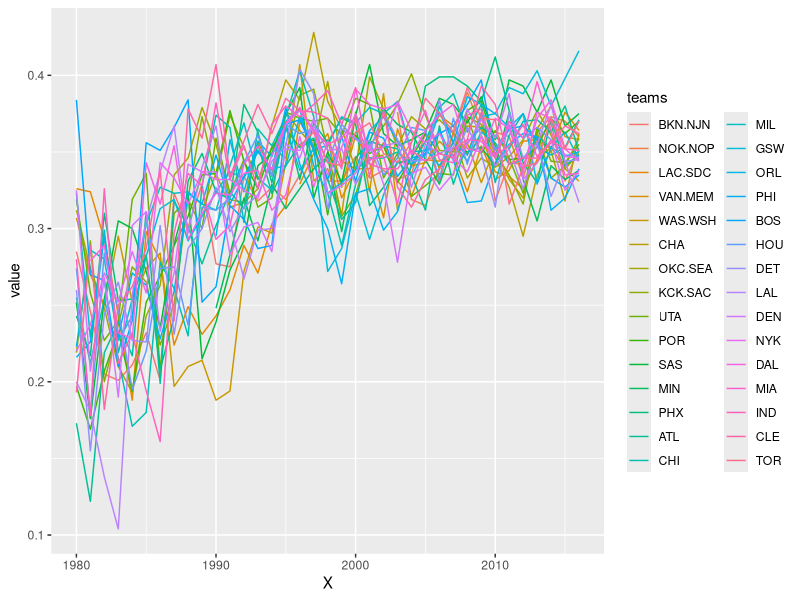
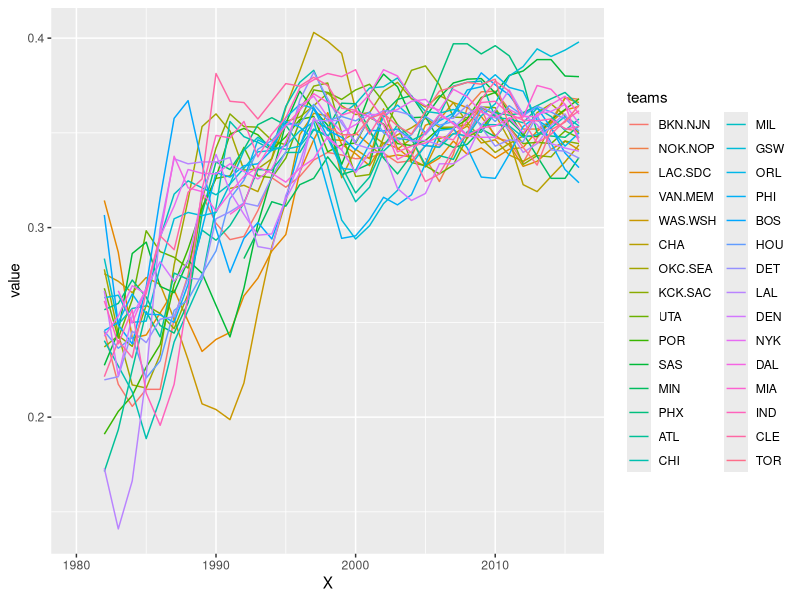

The R source for these figures, in order:
#!/usr/bin/env R

library(ggplot2)
require(reshape)
library(TTR)

data <- read.csv('../../results/team_data/final_dataframe.csv')
df <- melt(data, id.vars='X', variable_name = 'teams')
ggplot(df, aes(X,value)) + geom_line(aes(colour = teams))

# Smoothing moving average
col_names <- names(data)
data[24, 'CHA'] <- 0.353
data[25, 'CHA'] <- 0.357
smooth_data <- data.frame(time = data["X"])
for (col_name in col_names[2:ncol(data)])
{
    smooth_data[col_name] <- SMA(data[col_name], n=3)
}
df2 <- melt(smooth_data, id.vars='X', variable_name = 'teams')
ggplot(df2, aes(X,value)) + geom_line(aes(colour = teams))

#Linear model fitting

#Arima
